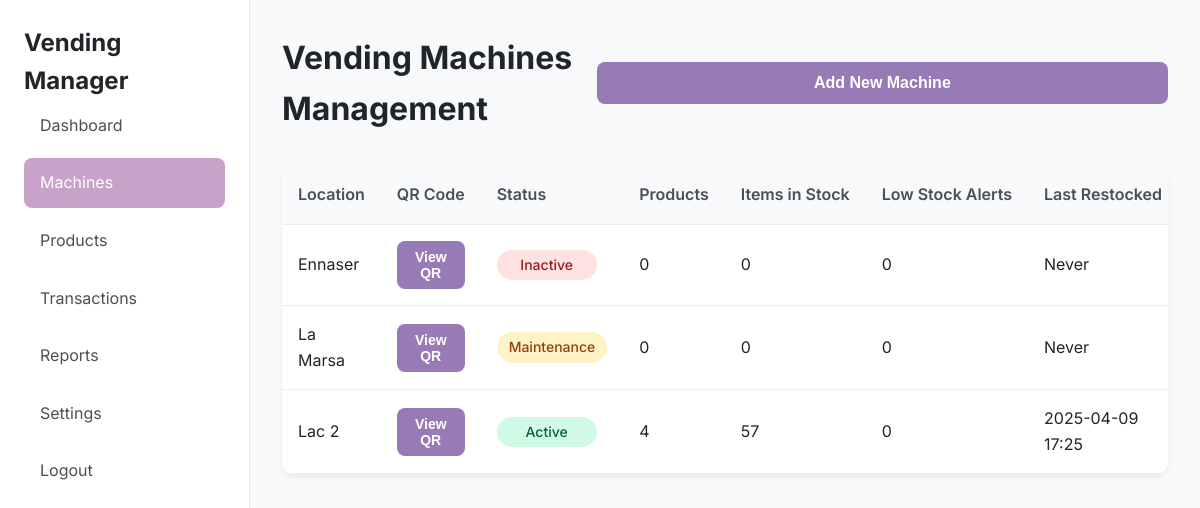
Screenshot of /manager/machines.php (signed in) with the database file from the repository.
### tables this page shows
CREATE TABLE `vending_machines` (
  `id` int(11) NOT NULL,
  `location` varchar(255) NOT NULL,
  `qr_code` varchar(100) NOT NULL,
  `status` enum('active','inactive','maintenance') NOT NULL DEFAULT 'active',
  `last_maintenance` datetime DEFAULT NULL,
  `last_restock` datetime DEFAULT NULL,
  `total_revenue` decimal(10,3) DEFAULT 0.000,
  `manager_id` int(11) DEFAULT NULL,
  `created_at` timestamp NOT NULL DEFAULT current_timestamp()
);

### manager/machines.php (the view, shortened to what this page needs)
<?php
require_once 'includes/header.php';
$machines_query = "
    SELECT
        v.*,
        COUNT(DISTINCT p.id) as total_products,
        SUM(p.quantity) as total_items,
        COUNT(DISTINCT CASE WHEN p.quantity <= p.min_stock_alert THEN p.id END) as low_stock_count
    FROM vending_machines v
    LEFT JOIN products p ON v.id = p.machine_id
    GROUP BY v.id
    ORDER BY v.location
";
$machines = $conn->query($machines_query);
?>
<div class="page-header">
    <h1>Vending Machines Management</h1>
    <button onclick="showAddMachineModal()" class="btn-primary">Add New Machine</button>
</div>
<div class="table-responsive">
    <table class="data-table">
        <thead>
            <tr>
                <th>Location</th>
                <th>QR Code</th>
                <th>Status</th>
                <th>Products</th>
                <th>Items in Stock</th>
                <th>Low Stock Alerts</th>
                <th>Last Restocked</th>
            </tr>
        </thead>
        <tbody>
            <?php while ($machine = $machines->fetch_assoc()): ?>
            <tr>
                <td><?php echo htmlspecialchars($machine['location']); ?></td>
                <td>
                    <button onclick="showQRCode('<?php echo $machine['qr_code']; ?>')" class="btn-small">
                        View QR
                    </button>
                </td>
                <td>
                    <span class="status-badge status-<?php echo $machine['status']; ?>">
                        <?php echo ucfirst($machine['status']); ?>
                    </span>
                </td>
                <td><?php echo $machine['total_products']; ?></td>
                <td><?php echo $machine['total_items'] ?? 0; ?></td>
                <td>
                    <?php if ($machine['low_stock_count'] > 0): ?>
                        <span class="alert-badge"><?php echo $machine['low_stock_count']; ?></span>
                    <?php else: ?>
                        0
                    <?php endif; ?>
                </td>
                <td><?php echo $machine['last_restock'] ? date('Y-m-d H:i', strtotime($machine['last_restock'])) : 'Never'; ?></td>
            </tr>
            <?php endwhile; ?>
        </tbody>
    </table>
</div>
<?php require_once 'includes/footer.php'; ?>

### manager/assets/css/dashboard.css (style rules this page uses)
:root { --lavender: #967bb6; --lavender-light: #c8a2c8; --lavender-dark: #6a4f7d; --gray-100: #f8f9fa; --gray-200: #e9ecef; --gray-500: #adb5bd; --gray-700: #495057; --gray-900: #212529; }
* { margin: 0; padding: 0; box-sizing: border-box; }
body { font-family: 'Inter', system-ui, -apple-system, sans-serif; line-height: 1.6; color: var(--gray-900); background-color: var(--gray-100); }
button { background: var(--lavender); color: white; border: none; padding: 0.75rem 1.5rem; border-radius: 8px; cursor: pointer; width: 100%; font-weight: 600; font-size: 1rem; transition: background-color 0.2s ease; }
.data-table { width: 100%; background: white; border-radius: 12px; overflow: hidden; box-shadow: 0 2px 4px rgba(0, 0, 0, 0.05); }
.data-table th, .data-table td { padding: 1rem; text-align: left; border-bottom: 1px solid var(--gray-200); }
.data-table th { background: var(--gray-100); font-weight: 600; color: var(--gray-700); }
.page-header { display: flex; justify-content: space-between; align-items: center; margin-bottom: 2rem; }
.btn-primary { background: var(--lavender); color: white; border: none; padding: 0.75rem 1.5rem; border-radius: 8px; cursor: pointer; font-weight: 600; transition: background-color 0.2s ease; }
.btn-small { padding: 0.5rem 1rem; font-size: 0.875rem; }
.status-badge { padding: 0.25rem 0.75rem; border-radius: 1rem; font-size: 0.875rem; font-weight: 500; }
.status-active { background: #d1fae5; color: #065f46; }
.status-inactive { background: #fee2e2; color: #991b1b; }
.status-maintenance { background: #fef3c7; color: #92400e; }
.table-responsive { overflow-x: auto; margin-bottom: 2rem; border-radius: 12px; box-shadow: 0 4px 6px rgba(0, 0, 0, 0.05); }
.data-table { width: 100%; border-collapse: collapse; background: white; }
.data-table th { background: var(--gray-100); font-weight: 600; color: var(--gray-700); white-space: nowrap; }
.data-table td { vertical-align: middle; }
.data-table .status-badge { display: inline-block; min-width: 100px; text-align: center; }
.data-table tbody tr { transition: background-color 0.2s ease; }
.data-table th { position: sticky; top: 0; background: var(--gray-100); z-index: 10; }

### rows the page displays
vending_machines: location "Ennaser", status "Inactive", total_products "0", total_items "0", shows "Never"
vending_machines: location "La Marsa", status "Maintenance", total_products "0", total_items "0", shows "Never"
vending_machines: location "Lac 2", status "Active", total_products "4", total_items "57", last_restock "2025-04-09 17:25"
